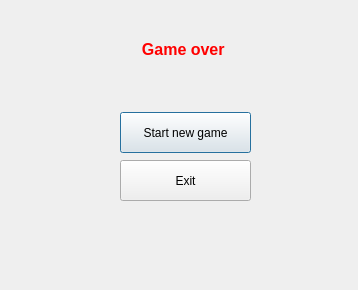
<?xml version="1.0" encoding="UTF-8"?>
<ui version="4.0">
 <class>gameOverWindow</class>
 <widget class="QDialog" name="gameOverWindow">
  <property name="geometry">
   <rect>
    <x>0</x>
    <y>0</y>
    <width>358</width>
    <height>290</height>
   </rect>
  </property>
  <property name="windowTitle">
   <string>Dialog</string>
  </property>
  <widget class="QPushButton" name="newGameButton">
   <property name="geometry">
    <rect>
     <x>120</x>
     <y>112</y>
     <width>131</width>
     <height>41</height>
    </rect>
   </property>
   <property name="text">
    <string>Start new game</string>
   </property>
   <property name="flat">
    <bool>false</bool>
   </property>
  </widget>
  <widget class="QPushButton" name="exitButton">
   <property name="geometry">
    <rect>
     <x>120</x>
     <y>160</y>
     <width>131</width>
     <height>41</height>
    </rect>
   </property>
   <property name="text">
    <string>Exit</string>
   </property>
  </widget>
  <widget class="QLabel" name="label">
   <property name="geometry">
    <rect>
     <x>120</x>
     <y>40</y>
     <width>131</width>
     <height>16</height>
    </rect>
   </property>
   <property name="text">
    <string>&lt;html&gt;&lt;head/&gt;&lt;body&gt;&lt;p align=&quot;center&quot;&gt;&lt;span style=&quot; font-size:12pt; font-weight:600; color:#ff0000;&quot;&gt;Game over &lt;/span&gt;&lt;/p&gt;&lt;/body&gt;&lt;/html&gt;</string>
   </property>
   <property name="alignment">
    <set>Qt::AlignCenter</set>
   </property>
  </widget>
 </widget>
 <resources/>
 <connections/>
</ui>
